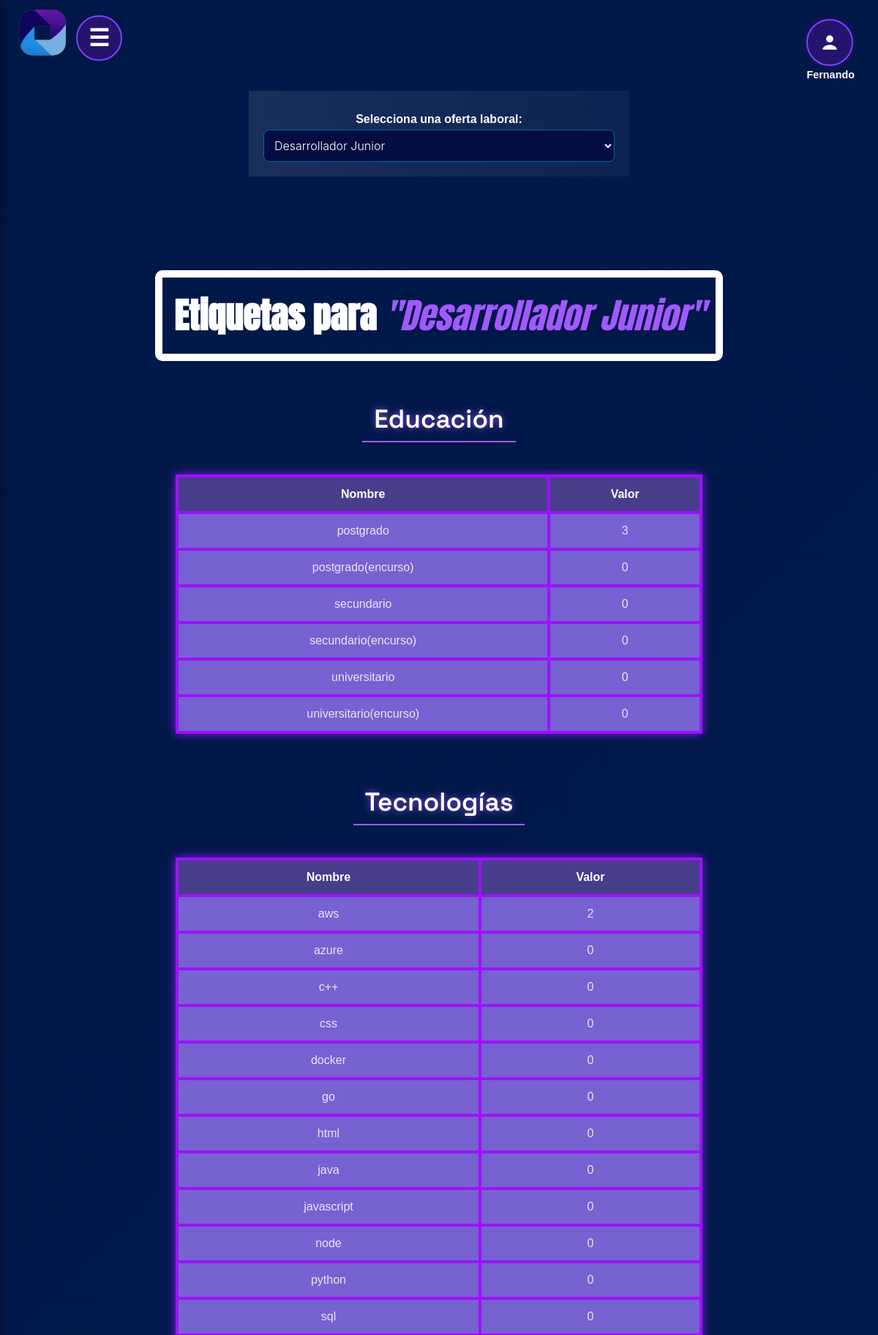
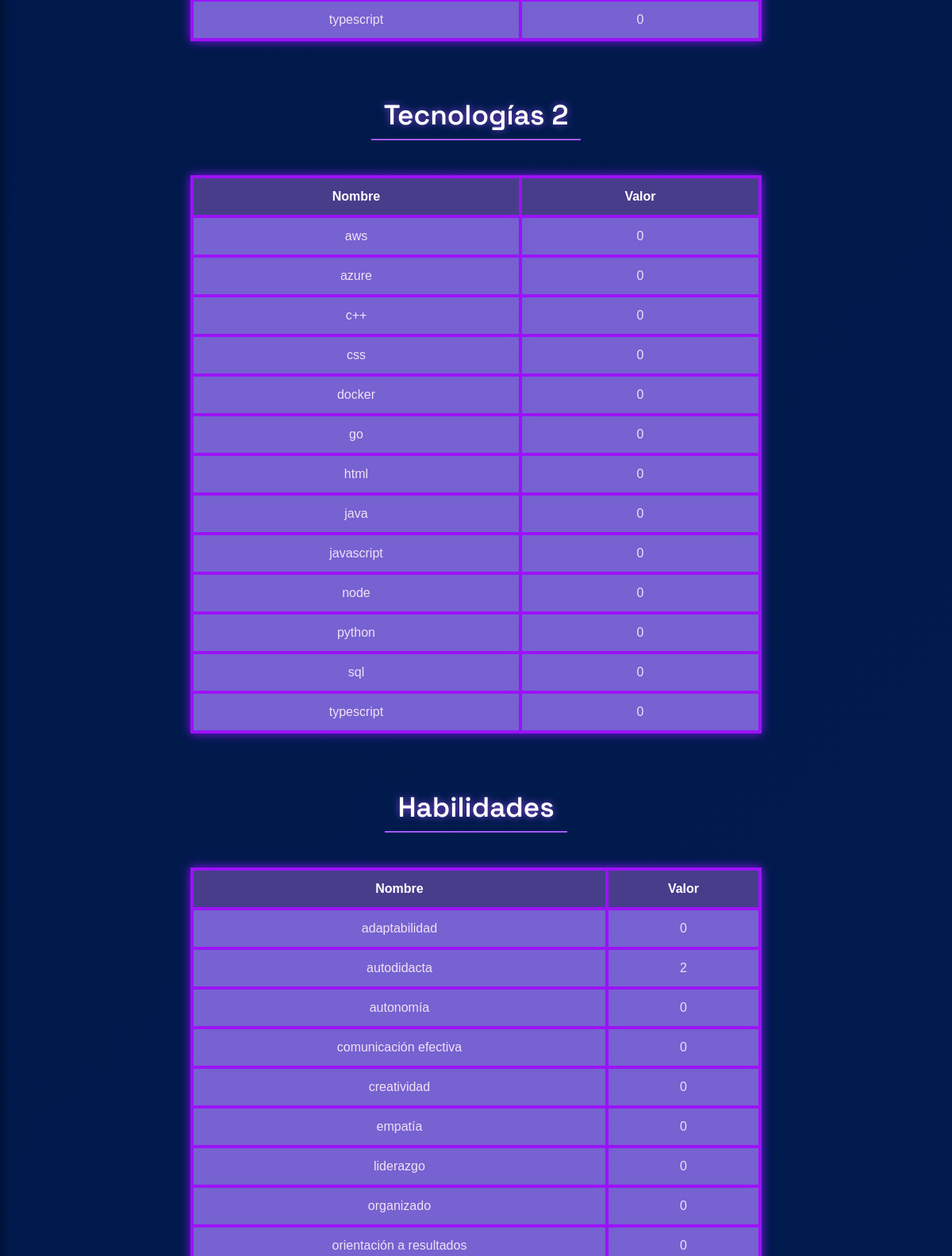
/etiquetas (signed in, upper part), run on the app's committed database (2 pictures, top to bottom).
### app.py (models this page shows)
class OfertaLaboral(db.Model):
    __tablename__ = "oferta_laboral"
    idOfer = db.Column(db.Integer, primary_key=True, autoincrement=True)
    nombre = db.Column(db.String(200), nullable=False, unique=True)
    fecha_cierre = db.Column(db.DateTime, nullable=False)
    max_candidatos = db.Column(db.Integer, nullable=False)
    remuneracion = db.Column(db.String(50), nullable=False)
    beneficio = db.Column(db.String(200), nullable=True)
    estado = db.Column(db.String(50), nullable=False, default="Activa")
    usuario_responsable = db.Column(db.String(100), nullable=False)
    postulaciones = db.relationship("Postulacion", back_populates="oferta", cascade="all, delete-orphan", lazy=True)
    educaciones = db.relationship("OfertaEducacion", back_populates="oferta", lazy=True)
    tecnologias = db.relationship("OfertaTecnologia", back_populates="oferta", lazy=True)
    tecnologias2 = db.relationship("OfertaTecnologia2", back_populates="oferta", lazy=True)
    habilidades = db.relationship("OfertaHabilidad", back_populates="oferta", lazy=True)
    habilidades2 = db.relationship("OfertaHabilidad2", back_populates="oferta", lazy=True)

class Educacion(db.Model):
    __tablename__ = 'educacion'
    idedu = db.Column(db.Integer, primary_key=True)
    nombre = db.Column(db.String(100), nullable=False, unique=True)

### app.py (the view)
@app.route("/etiquetas", methods=["GET", "POST"])
@login_required(roles=["Admin_RRHH"])
def mostrar_etiquetas(idOfer=None):
    ofertas = OfertaLaboral.query.all()
    ofertas_activas = OfertaLaboral.query.filter_by(estado="Activa").all()
    if not idOfer:
        idOfer = request.form.get("idOfer") if request.method == "POST" else request.args.get("idOfer")
        if not idOfer and ofertas:
            idOfer = ofertas[0].idOfer
    educaciones, tecnologias, habilidades, tecnologias2, habilidades2 = [], [], [], [], []
    if idOfer:
        oferta = OfertaLaboral.query.get(idOfer)
        educaciones = OfertaEducacion.query.filter_by(idOfer=idOfer).all()
        tecnologias = OfertaTecnologia.query.filter_by(idOfer=idOfer).all()
        habilidades = OfertaHabilidad.query.filter_by(idOfer=idOfer).all()
        tecnologias2 = OfertaTecnologia2.query.filter_by(idOfer=idOfer).all()
        habilidades2 = OfertaHabilidad2.query.filter_by(idOfer=idOfer).all()
        df_edu = pd.DataFrame([{"Nombre": e.educacion.nombre, "Valor": e.importancia} for e in educaciones]) if educaciones else pd.DataFrame()
        df_tec = pd.DataFrame([{"Nombre": t.tecnologia.nombre, "Valor": t.importancia} for t in tecnologias]) if tecnologias else pd.DataFrame()
        df_hab = pd.DataFrame([{"Nombre": h.habilidad.nombre, "Valor": h.importancia} for h in habilidades]) if habilidades else pd.DataFrame()
        df_tec2 = pd.DataFrame([{"Nombre": t2.tecnologia2.nombre, "Valor": t2.importancia} for t2 in tecnologias2]) if tecnologias2 else pd.DataFrame()
        df_hab2 = pd.DataFrame([{"Nombre": h2.habilidad2.nombre, "Valor": h2.importancia} for h2 in habilidades2]) if habilidades2 else pd.DataFrame()
        tabla_edu = df_edu.to_html(classes="table table-bordered", index=False) if not df_edu.empty else "<p>No hay etiquetas de educación</p>"
        tabla_tec = df_tec.to_html(classes="table table-bordered", index=False) if not df_tec.empty else "<p>No hay etiquetas de tecnología</p>"
        tabla_tec2 = df_tec2.to_html(classes="table table-bordered", index=False) if not df_tec2.empty else "<p>No hay etiquetas de tecnología secundaria</p>"
        tabla_hab = df_hab.to_html(classes="table table-bordered", index=False) if not df_hab.empty else "<p>No hay etiquetas de habilidades</p>"
        tabla_hab2 = df_hab2.to_html(classes="table table-bordered", index=False) if not df_hab2.empty else "<p>No hay etiquetas de habilidades secundarias</p>"
    else:
        oferta, tabla_edu, tabla_tec, tabla_tec2, tabla_hab, tabla_hab2 = None, "", "", "", "", ""
    return render_template("etiquetas.html",
                           ofertas=ofertas,
                           ofertas_activas=ofertas_activas,
                           oferta=oferta,
                           idOfer=idOfer,
                           tabla_edu=tabla_edu,
                           tabla_tec=tabla_tec,
                           tabla_hab=tabla_hab,
                           tabla_tec2=tabla_tec2,
                           tabla_hab2=tabla_hab2,
                           educaciones=educaciones,
                           tecnologias=tecnologias,
                           habilidades=habilidades,
                           tecnologias2=tecnologias2,
                           habilidades2=habilidades2)

### app.py (called while the page is built)
def login_required(roles=None):
    def decorator(f):
        @wraps(f)
        def wrapped(*args, **kwargs):
            if 'username' not in session:
                return redirect(url_for('login'))
            if roles and session.get('type') not in roles:
                return "Acceso no autorizado"
            return f(*args, **kwargs)
        return wrapped
    return decorator

### templates/etiquetas.html (shortened to what this page needs)
<!DOCTYPE html>
<html lang="es">
<head>
    <link rel="stylesheet" href="{{ url_for('static', filename='etiquetas.css') }}">
    <link rel="stylesheet" href="https://cdnjs.cloudflare.com/ajax/libs/font-awesome/6.5.0/css/all.min.css">
</head>
<header>
        <div class="logo">
            <img src="{{ url_for('static', filename='images/logoApptitudAI.png') }}" alt="AI Logo">
        </div>
<label for="menu-toggle" class="menu-icon">&#9776;</label>
    <div class="user-menu-wrapper">
  <label for="user-toggle" class="user-main">
    <div class="user-button">
      <svg viewBox="0 0 16 16" xmlns="http://www.w3.org/2000/svg" width="26" height="26">
        <circle cx="8" cy="5" r="3" fill="#ffffff"/>
        <path d="M2 14c0-3 4-4 6-4s6 1 6 4" fill="#ffffff"/>
      </svg>
    </div>
    <div class="user-name">
      <p style="color: white; margin: 4px 0 0 0; font-size: 0.9rem;">{{ session.get('username') }}</p>
    </div>
  </label>
</div>
    </header>
<body class="container mt-4">
    <form method="GET" action="{{ url_for('mostrar_etiquetas') }}">
        <label for="idOfer">Selecciona una oferta laboral:</label>
        <select name="idOfer" onchange="this.form.submit()">
            {% for ofer in ofertas %}
                <option value="{{ ofer.idOfer }}" {% if ofer.idOfer == idOfer %}selected{% endif %}>
                    {{ ofer.nombre }}
                </option>
            {% endfor %}
        </select>
    </form>
    {% if oferta %}
       <h1>Etiquetas para  <span class="subtitulo">"{{ oferta.nombre }}"</span></h1>
        <h3 class="titulo-centrado">Educación</h3>
{{ tabla_edu|safe }}
<h3 class="titulo-centrado">Tecnologías</h3>
{{ tabla_tec|safe }}
<h3 class="titulo-centrado">Tecnologías 2</h3>
{{ tabla_tec2|safe }}
<h3 class="titulo-centrado">Habilidades</h3>
{{ tabla_hab|safe }}
    {% else %}
        <p>No hay ofertas laborales disponibles.</p>
    {% endif %}
</body>
</html>

### static/etiquetas.css (style rules this page uses)
html { background: linear-gradient(to bottom, #000000, #353535); }
body { display: flex; flex-direction: column; min-height: 100vh; margin: 0; padding: 0; font-family: 'Poppins', sans-serif; color: #ffffff; background: linear-gradient(135deg, #001847, #011d55, #2a0047, #390061); background-size: 400% 400%; animation: gradient 15s ease infinite; }
header { display: flex; flex-wrap: nowrap; align-items: center; justify-content: space-between; width: 100%; box-sizing: border-box; top: 0; z-index: 10; position: relative; padding: 10px 20px; background-color: transparent; }
header .logo img { margin-left: 5px; max-height: 70px; max-width: 100%; }
h1 { font-family: 'Anton', sans-serif; font-size: 3rem; font-weight: 600; color: #ffffff; text-align: center; margin: 3rem auto 1rem; border-radius: 10px; border: 10px solid #ffffff; padding: 1rem; animation: elevar 2s ease-out forwards; text-shadow: none; box-shadow: none; }
h1 .subtitulo { font-style: italic; color: #a259ff; font-weight: 500; }
form { position: relative; animation: elevar 2s ease-out forwards; margin: 30px auto; padding: 20px; background: linear-gradient( to right, rgba(255, 255, 255, 0.1), rgba(255, 255, 255, 0.05) ); color: #ffffff ; width: 40%; text-align: center; margin-bottom: 80px; overflow: hidden; }
.titulo-centrado { font-family: 'Space Grotesk', sans-serif; text-align: center; font-size: 2.2rem; font-weight: 600; color: #ffffff; text-shadow: 0 0 10px rgba(162, 89, 255, 0.8); margin-top: 2rem; margin-bottom: 1.5rem; padding: 0.5rem 1rem; border-bottom: 2px solid #a259ff; width: fit-content; margin-left: auto; margin-right: auto; animation: elevar 2s ease-out forwards; }
form input, form select, form textarea { width: 100%; font-weight: 300; font-family: 'Inter', 'Segoe UI', sans-serif; box-sizing: border-box; max-width: 500px; min-width: 250px; margin: 0 auto; display: block; background-color: rgb(3, 13, 66); border-color: rgb(5, 101, 155); }
input, select, button { outline: none; margin: 10px 0; padding: 10px; font-size: 16px; border: 1px solid #ffffff; border-radius: 8px; background-color: rgba(2, 180, 204, 0.747); color: #ffffff; }
label { display: block; margin: 10px 0 5px; font-weight: bold; }
table { max-width: 60%; width: 100%; border-collapse: separate; border-spacing: 0; background-color: rgba(106, 90, 205); color: rgba(255, 240, 250, 0.9); border-radius: none; border: 2px solid rgb(156, 18, 248); box-shadow: 0 0 12px rgb(137, 18, 248); transition: all 0.3s ease-in-out; animation: elevar 1.5s ease-out forwards; margin: 20px auto 30px auto; backdrop-filter: blur(8px); }
table th, table td { padding: 14px 18px; text-align: center; border: 2px solid rgb(156, 18, 248); backdrop-filter: blur(6px); }
table th { background-color: rgba(72, 61, 139); color: #fff; font-weight: bold; }
table tr:nth-child(odd), table tr:nth-child(even) { background-color: rgba(255, 192, 240, 0.08); }
.user-menu-wrapper { position: absolute; top: 1rem; right: 2rem; }
.user-main { cursor: pointer; }
.user-button { background-color: rgba(183, 0, 255, 0.2); border: 2px solid #7644ff; box-shadow: 0 0 8px rgba(161, 0, 201, 0.3); border-radius: 50%; width: 60px; height: 60px; display: flex; align-items: center; justify-content: center; transition: background-color 0.3s; }
.menu-icon { font-size: 2rem; cursor: pointer; position: absolute; top: 0.7rem; left: 300px; background-color: rgba(183, 0, 255, 0.2); padding: 10px 15px; border-radius: 60px; border: 2px solid #7644ff; color: white; transition: left 0.4s ease; }
.menu-toggle:not(:checked) ~ .menu-icon { left: 6.5rem; }
.user-name { text-align: center; }

### data on the page
OfertaLaboral: get "Fernando", nombre "Desarrollador Junior"
Educacion: nombre "Nombre Valor postgrado 3 postgrado(encurso) 0 secundario 0 secundario(encurso) 0 universitario 0 universitario(encurso) 0"

### other printed values
{{ tabla_tec|safe }} "Nombre Valor aws 2 azure 0 c++ 0 css 0 docker 0 go 0 html 0 java 0 javascript 0 node 0 python 0 sql 0 typescript 0"
{{ tabla_tec2|safe }} "Nombre Valor aws 0 azure 0 c++ 0 css 0 docker 0 go 0 html 0 java 0 javascript 0 node 0 python 0 sql 0 typescript 0"
{{ tabla_hab|safe }} "Nombre Valor adaptabilidad 0 autodidacta 2 autonomía 0 comunicación efectiva 0 creatividad 0 empatía 0 liderazgo 0 organizado 0 orientación a resultados 0"
form field idOfer "Desarrollador Junior"
